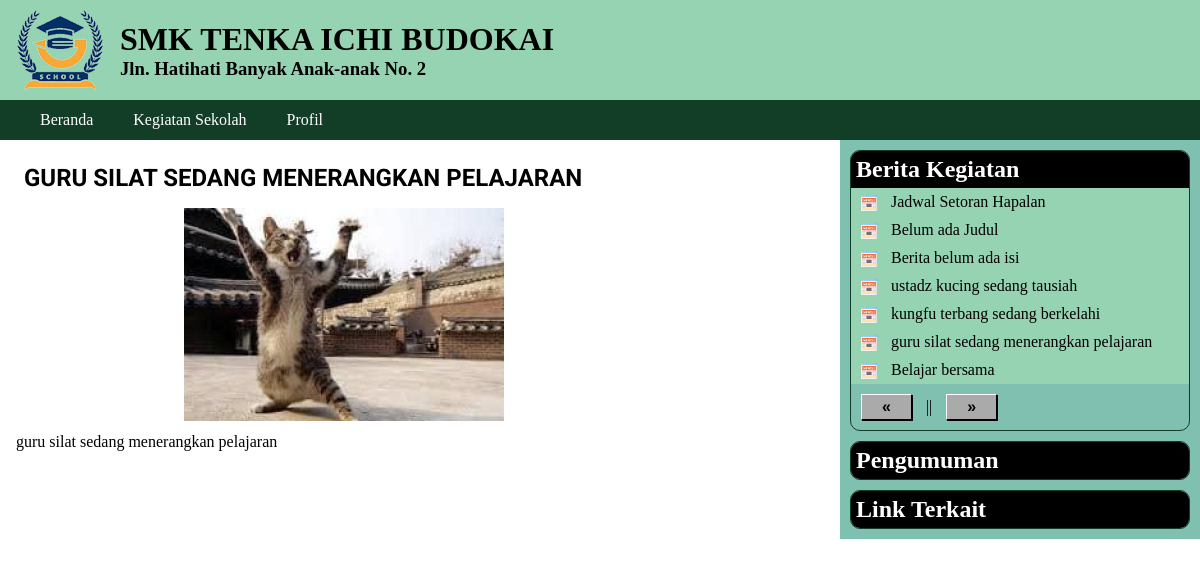
Page /kegiatan.php?id=2 on the committed database.
### tables this page shows
CREATE TABLE `kegiatan` (
  `ID_kegiatan` int(10) NOT NULL,
  `judul_kegiatan` varchar(200) NOT NULL,
  `artikel_kegiatan` text NOT NULL,
  `tgl_upload` datetime NOT NULL,
  `ID_admin` int(2) NOT NULL
);

CREATE TABLE `foto_kegiatan` (
  `ID` int(10) NOT NULL,
  `ID_kegiatan` int(10) NOT NULL,
  `foto` varchar(100) NOT NULL,
  `caption` varchar(255) NOT NULL
);

### kegiatan.php (the view, shortened to what this page needs)
<?php
include "admin/config.php";
include "admin/functions.php";
$p = isset($_GET['p'])? $_GET['p'] : 1;
$limit = 20;
$start = ($p-1) * $limit;
$sql2 = " SELECT ID_kegiatan,
                 judul_kegiatan
          FROM kegiatan
          ORDER BY ID_kegiatan DESC
          LIMIT $start, $limit ";
$hasil2 = get_data($sql2);
$sql_total = " SELECT COUNT(*) AS totaldata
               FROM kegiatan ";
$hasil_total = get_data($sql_total);
$total = $hasil_total[0]["totaldata"];
$total_halaman = ceil($total / $limit);
include "header.php";
?>
<main>
<section>
<?php
if (isset($_GET["id"])) {
 $id = $_GET["id"];
 $sql3 = " SELECT * FROM kegiatan
           WHERE ID_kegiatan = $id";
 $hasil3 = get_data($sql3);
 $berita = $hasil3[0];
 $sql4 = " SELECT * FROM foto_kegiatan
           WHERE ID_kegiatan = $id";
 $listfoto = get_data($sql4);
 echo "<h1>$berita[judul_kegiatan]</h1>";
 if (isset($listfoto[0])){
  $gambar = $listfoto[0]['foto'];
  cetak_foto( $gambar );
 }
 echo "<div>$berita[artikel_kegiatan]</div> ";
}
?>
</section>
<aside>
 <div class='widget'>
   <h2>Berita Kegiatan</h2>
   <ul class='daftar_link'>
<?php
for($i=0; $i<count($hasil2); $i++) {
    $id_kegiatan = $hasil2[$i]["ID_kegiatan"];
    $judul = $hasil2[$i]["judul_kegiatan"];
    echo "<li>
    <a href='kegiatan.php?id=$id_kegiatan'>
    $judul</a></li> ";
}
?>
   </ul>
<?php
if ($p > 1) {
  $prev_p = $p - 1;
  $href = "kegiatan.php?p=$prev_p";
}
else {
  $href = "";
}
echo "<a href='$href' class='tombol'>
      &laquo; </a>";
echo " || ";
$next_p = $p + 1;
if ($next_p > $total_halaman)
   $href = "";
else
   $href = "kegiatan.php?p=$next_p";
echo "<a href='$href' class='tombol'>
      &raquo; </a>";
?>
 </div>
 <div class='widget'>
  <h2>Pengumuman</h2>
 </div>
 <div class='widget'>
  <h2>Link Terkait</h2>
 </div>
</aside>
</main>
</body>
</html>

### admin/functions.php (shortened to what this page needs)
<?php
function get_data( $sql ) {
    global $koneksi;
    $hasil = array();
    $query = mysqli_query($koneksi, $sql);
    if (mysqli_num_rows($query) == 0) {
        return $hasil;
    }
    else
    {
        while( $row = mysqli_fetch_assoc($query)){
            $hasil[] = $row;
        }
        return $hasil;
    }
}
function cetak_foto($gambar) {
    echo "<blockquote>
    <a href=\"javascript:buka_popup('upload/$gambar')\">
    <img src='upload/$gambar' width='50%'>
    </a>
    </blockquote>";
}

### style.css (style rules this page uses)
* { margin:0; padding:0; }
main { display: flex; justify-content: space-between; }
main section { padding: 1rem; text-align: justify; max-width: 70%; }
blockquote { padding:0.5rem; text-align: center; }
section h1 { padding: 0.5rem; text-transform: uppercase; font-family: 'Roboto', sans-serif; }
aside { width: 30%; background:#80c0b0; height: 100%; }
.widget { margin: 10px; border-radius: 10px; border:1px solid #123d26; overflow: hidden; }
.widget h2 { background:black; color:white; padding:5px; font-family:Tahoma; }
.daftar_link { list-style: none; }
.daftar_link li { background:#96d3b3; }
.daftar_link li::before { content: ''; display: inline-block; height: 16px; width: 16px; background-size: cover; background-image: url('images/icon-news.png'); background-repeat: no-repeat; margin-left: 10px; background-position: center center; vertical-align: middle; }
.daftar_link li a { display:inline-block; padding:5px 10px; text-decoration: none; color:black; }
.tombol { display: inline-block; background-color: #aaa; color: black; font-weight: 900; font-family: Arial; padding: 3px 20px; box-shadow: 1px 1px 0 black; text-decoration: none; margin:10px; border-left: 1px solid white; border-top: 1px solid white; border-right: 1px solid black; border-bottom: 1px solid black; }

### rows in the picture
kegiatan: judul_kegiatan "GURU SILAT SEDANG MENERANGKAN PELAJARAN", artikel_kegiatan "guru silat sedang menerangkan pelajaran", judul_kegiatan "guru silat sedang menerangkan pelajaran"
foto_kegiatan: foto (picture)
kegiatan: judul_kegiatan "Jadwal Setoran Hapalan"
kegiatan: judul_kegiatan "Belum ada Judul"
kegiatan: judul_kegiatan "Berita belum ada isi"
kegiatan: judul_kegiatan "ustadz kucing sedang tausiah"
kegiatan: judul_kegiatan "kungfu terbang sedang berkelahi"
kegiatan: judul_kegiatan "Belajar bersama"
